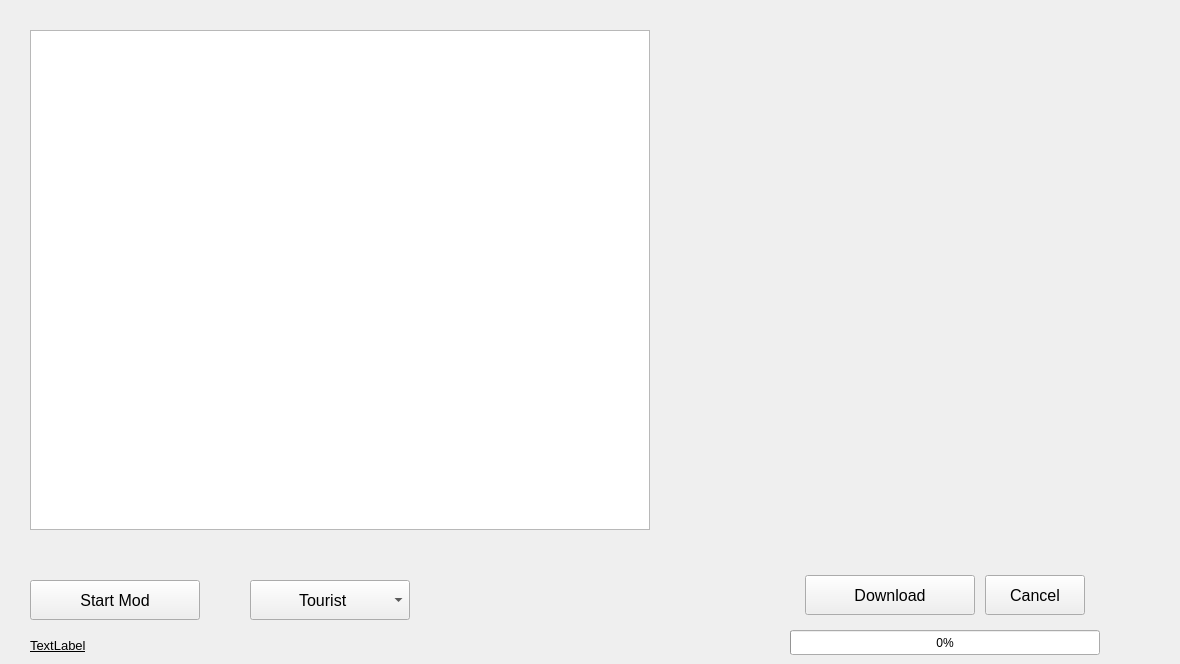
      <widget class="QWidget" name="tab_se_mods">
       <attribute name="title">
        <string>Mods</string>
       </attribute>
       <widget class="QLabel" name="label_se_mods_image1">
        <property name="geometry">
         <rect>
          <x>710</x>
          <y>10</y>
          <width>461</width>
          <height>271</height>
         </rect>
        </property>
        <property name="text">
         <string/>
        </property>
        <property name="pixmap">
         <pixmap resource="Resources.qrc">:/Images/samse-logo.jpg</pixmap>
        </property>
       </widget>
       <widget class="QLabel" name="label_se_mods_image2">
        <property name="geometry">
         <rect>
          <x>710</x>
          <y>290</y>
          <width>461</width>
          <height>261</height>
         </rect>
        </property>
        <property name="text">
         <string/>
        </property>
        <property name="pixmap">
         <pixmap>screenies/TSE/mods/1/2.jpg</pixmap>
        </property>
       </widget>
       <widget class="QPushButton" name="pushButton_se_mods_download">
        <property name="geometry">
         <rect>
          <x>805</x>
          <y>575</y>
          <width>170</width>
          <height>40</height>
         </rect>
        </property>
        <property name="font">
         <font>
          <pointsize>12</pointsize>
         </font>
        </property>
        <property name="text">
         <string>Download</string>
        </property>
       </widget>
       <widget class="QProgressBar" name="progressBar_se_mods_download">
        <property name="geometry">
         <rect>
          <x>790</x>
          <y>630</y>
          <width>310</width>
          <height>25</height>
         </rect>
        </property>
        <property name="value">
         <number>0</number>
        </property>
       </widget>
       <widget class="QPushButton" name="pushButton_se_mods_start_mod">
        <property name="geometry">
         <rect>
          <x>30</x>
          <y>580</y>
          <width>170</width>
          <height>40</height>
         </rect>
        </property>
        <property name="font">
         <font>
          <pointsize>12</pointsize>
         </font>
        </property>
        <property name="text">
         <string>Start Mod</string>
        </property>
       </widget>
       <widget class="QComboBox" name="comboBox_se_mods_difficulty">
        <property name="geometry">
         <rect>
          <x>250</x>
          <y>580</y>
          <width>160</width>
          <height>40</height>
         </rect>
        </property>
        <property name="font">
         <font>
          <pointsize>12</pointsize>
         </font>
        </property>
        <property name="layoutDirection">
         <enum>Qt::LeftToRight</enum>
        </property>
        <item>
         <property name="text">
          <string>          Tourist</string>
         </property>
        </item>
        <item>
         <property name="text">
          <string>          Easy</string>
         </property>
        </item>
        <item>
         <property name="text">
          <string>          Normal</string>
         </property>
        </item>
        <item>
         <property name="text">
          <string>          Hard</string>
         </property>
        </item>
        <item>
         <property name="text">
          <string>          Serious</string>
         </property>
        </item>
       </widget>
       <widget class="QTableView" name="table_se_mods">
        <property name="geometry">
         <rect>
          <x>30</x>
          <y>30</y>
          <width>620</width>
          <height>500</height>
         </rect>
        </property>
        <property name="horizontalScrollBarPolicy">
         <enum>Qt::ScrollBarAlwaysOff</enum>
        </property>
        <property name="alternatingRowColors">
         <bool>true</bool>
        </property>
        <property name="selectionMode">
         <enum>QAbstractItemView::SingleSelection</enum>
        </property>
        <property name="selectionBehavior">
         <enum>QAbstractItemView::SelectRows</enum>
        </property>
        <property name="textElideMode">
         <enum>Qt::ElideRight</enum>
        </property>
        <attribute name="horizontalHeaderDefaultSectionSize">
         <number>160</number>
        </attribute>
        <attribute name="horizontalHeaderStretchLastSection">
         <bool>true</bool>
        </attribute>
        <attribute name="verticalHeaderCascadingSectionResizes">
         <bool>false</bool>
        </attribute>
        <attribute name="verticalHeaderStretchLastSection">
         <bool>false</bool>
        </attribute>
       </widget>
       <widget class="QLabel" name="label_se_mod_download">
        <property name="geometry">
         <rect>
          <x>30</x>
          <y>635</y>
          <width>710</width>
          <height>20</height>
         </rect>
        </property>
        <property name="font">
         <font>
          <pointsize>10</pointsize>
          <underline>true</underline>
         </font>
        </property>
        <property name="text">
         <string>TextLabel</string>
        </property>
       </widget>
       <widget class="QPushButton" name="pushButton_se_mods_download_cancel">
        <property name="geometry">
         <rect>
          <x>985</x>
          <y>575</y>
          <width>100</width>
          <height>40</height>
         </rect>
        </property>
        <property name="font">
         <font>
          <pointsize>12</pointsize>
         </font>
        </property>
        <property name="text">
         <string>Cancel</string>
        </property>
       </widget>
      </widget>
